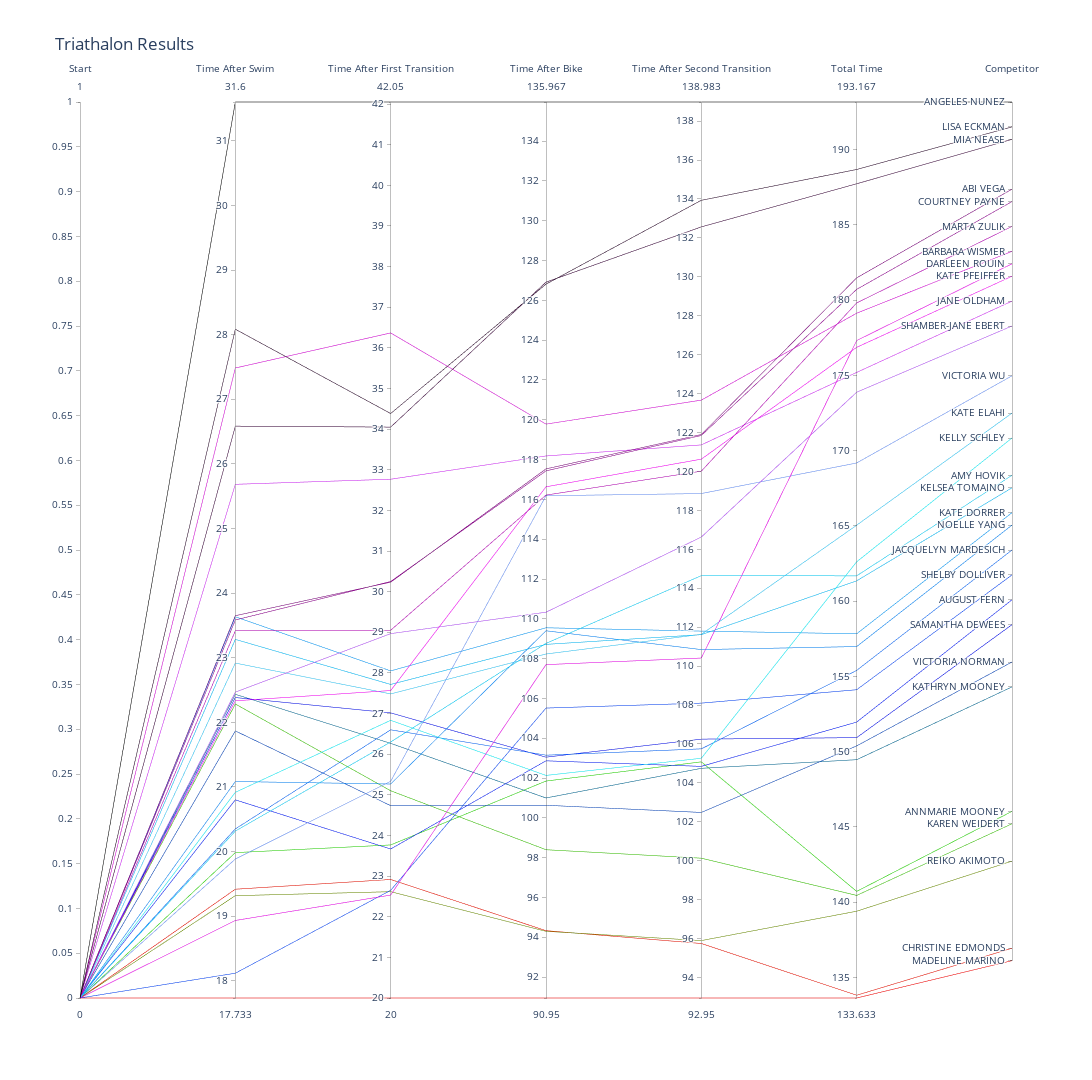

Source (notebook cell):
### Code cell
dimensions = list([
            dict(range = [0, 1],
                label = 'Start', values = reduced2['Start']),            
            dict(range = [reduced2["Swim Minutes"].min(), reduced2["Swim Minutes"].max()],
                label = 'Time After Swim', values = reduced2['Swim Minutes']),
            dict(range = [reduced2["Swim+T1"].min(), reduced2["Swim+T1"].max()],
                label = 'Time After First Transition', values = reduced2['Swim+T1']),
            dict(range = [reduced2["Plus Bike"].min(), reduced2["Plus Bike"].max()],
                label = 'Time After Bike', values = reduced2['Plus Bike']),
            dict(range = [reduced2["Plus T2"].min(), reduced2["Plus T2"].max()],
                label = 'Time After Second Transition', values = reduced2['Plus T2']),
            dict(range = [reduced2["Total"].min(), reduced2["Total"].max()],
                label = 'Total Time', values = reduced2['Total']),
            dict(range=[0,reduced2['Gender Place'].max()], tickvals = reduced2['Gender Place'], ticktext = reduced2['Name'],
                       label='Competitor', values=reduced2['Gender Place'])
        ])

fig = go.Figure(data=go.Parcoords(line = dict(color = reduced2['Gender Place'],
                   colorscale = [[.0,'rgba(255,0,0,0.1)'],[0.2,'rgba(0,255,0,0.1)'],[.4,'rgba(0,0,255,0.1)'], 
                                 [.6,'rgba(0,255,255,0.1)'], [.8, 'rgba(255,0,255,0.1)'], [1, 'rgba(0,0,0,0.1)']]), dimensions=dimensions))

fig.update_layout(
    title="Triathalon Results",
    width=1920,
    height=1080
)

fig.show()

### Figure 1 — Plotly figure (JSON) as saved in the notebook; plotly's stock layout.template omitted (floating-point values rounded to 4 significant figures)
{"data": [{"dimensions": [{"label": "Start", "range": [0, 1], "values": [0, 0, 0, 0, 0, 0, 0, 0, 0, 0, 0, 0, 0, 0, 0, 0, 0, 0, 0, 0, 0, 0, 0, 0, 0, 0, 0, 0, 0]}, {"label": "Time After Swim", "range": [17.73, 31.6], "values": [17.73, 19.42, 19.32, 22.28, 19.98, 22.43, 21.87, 22.38, 20.8, 18.12, 20.35, 21.08, 23.63, 23.28, 20.32, 20.92, 22.92, 19.88, 22.47, 25.68, 22.33, 18.93, 27.48, 23.42, 23.58, 23.65, 26.58, 28.08, 31.6]}, {"label": "Time After First Transition", "range": [20, 42.05], "values": [20, 22.92, 22.62, 25.1, 23.77, 26.27, 24.73, 27.02, 23.67, 22.65, 26.6, 25.27, 28.05, 27.72, 26.3, 26.83, 27.48, 25.33, 28.97, 32.77, 27.57, 22.53, 36.37, 29.05, 30.25, 30.23, 34.05, 34.38, 42.05]}, {"label": "Time After Bike", "range": [90.95, 136.0], "values": [90.95, 94.33, 94.3, 98.4, 101.8, 101, 100.6, 103.0, 102.9, 105.5, 103.2, 109.4, 109.5, 108.7, 108.8, 102.1, 108.2, 116.2, 110.3, 118.2, 116.6, 107.7, 119.8, 116.2, 117.4, 117.5, 126.9, 126.8, 136.0]}, {"label": "Time After Second Transition", "range": [92.95, 139.0], "values": [92.95, 95.75, 95.9, 100.1, 105.1, 104.8, 102.5, 106.2, 104.9, 108.1, 105.8, 110.9, 111.8, 111.6, 114.7, 105.3, 111.6, 118.9, 116.6, 121.4, 120.6, 110.4, 123.7, 120.0, 121.9, 121.9, 132.6, 133.9, 139.0]}, {"label": "Total Time", "range": [133.6, 193.2], "values": [133.6, 133.8, 139.4, 140.5, 140.7, 149.5, 150.4, 150.9, 152.0, 154.1, 155.4, 157.0, 157.8, 161.4, 161.7, 162.6, 165.1, 169.2, 173.9, 175.2, 176.9, 177.3, 179.1, 179.8, 180.7, 181.5, 187.7, 188.7, 193.2]}, {"label": "Competitor", "range": [0, 72], "ticktext": ["MADELINE MARINO", "CHRISTINE EDMONDS", "REIKO AKIMOTO", "KAREN WEIDERT", "ANNMARIE MOONEY", "KATHRYN MOONEY", "VICTORIA NORMAN", "SAMANTHA DEWEES", "AUGUST FERN", "SHELBY DOLLIVER", "JACQUELYN MARDESICH", "NOELLE YANG", "KATE DORRER", "KELSEA TOMAINO", "AMY HOVIK", "KELLY SCHLEY", "KATE ELAHI", "VICTORIA WU", "SHAMBER-JANE EBERT", "JANE OLDHAM", "KATE PFEIFFER", "DARLEEN ROUIN", "BARBARA WISMER", "MARTA ZULIK", "COURTNEY PAYNE", "ABI VEGA", "MIA NEASE", "LISA ECKMAN", "ANGELES NUNEZ"], "tickvals": [3, 4, 11, 14, 15, 25, 27, 30, 32, 34, 36, 38, 39, 41, 42, 45, 47, 50, 54, 56, 58, 59, 60, 62, 64, 65, 69, 70, 72], "values": [3, 4, 11, 14, 15, 25, 27, 30, 32, 34, 36, 38, 39, 41, 42, 45, 47, 50, 54, 56, 58, 59, 60, 62, 64, 65, 69, 70, 72]}], "line": {"color": [3, 4, 11, 14, 15, 25, 27, 30, 32, 34, 36, 38, 39, 41, 42, 45, 47, 50, 54, 56, 58, 59, 60, 62, 64, 65, 69, 70, 72], "colorscale": [[0, "rgba(255,0,0,0.1)"], [0.2, "rgba(0,255,0,0.1)"], [0.4, "rgba(0,0,255,0.1)"], [0.6, "rgba(0,255,255,0.1)"], [0.8, "rgba(255,0,255,0.1)"], [1, "rgba(0,0,0,0.1)"]]}, "type": "parcoords"}], "layout": {"height": 1080, "title": {"text": "Triathalon Results"}, "width": 1920}}
